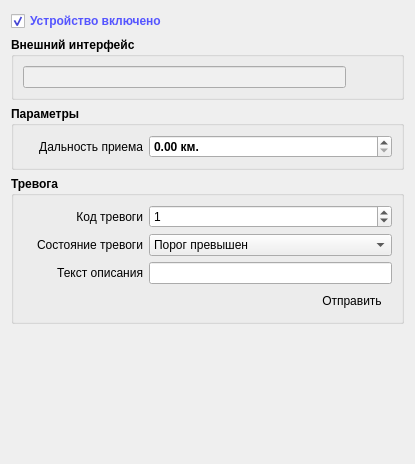
          <widget class="QWidget" name="page">
           <property name="geometry">
            <rect>
             <x>0</x>
             <y>0</y>
             <width>415</width>
             <height>464</height>
            </rect>
           </property>
           <attribute name="label">
            <string>Параметры устройства</string>
           </attribute>
           <layout class="QVBoxLayout" name="verticalLayout_19">
            <item>
             <widget class="QCheckBox" name="checkAISEnabled">
              <property name="minimumSize">
               <size>
                <width>0</width>
                <height>20</height>
               </size>
              </property>
              <property name="font">
               <font>
                <weight>75</weight>
                <bold>true</bold>
               </font>
              </property>
              <property name="styleSheet">
               <string notr="true">color: rgb(85, 85, 255);</string>
              </property>
              <property name="text">
               <string>Устройство включено</string>
              </property>
              <property name="checked">
               <bool>true</bool>
              </property>
             </widget>
            </item>
            <item>
             <widget class="QGroupBox" name="gbInterfaceAIS">
              <property name="font">
               <font>
                <weight>75</weight>
                <bold>true</bold>
               </font>
              </property>
              <property name="title">
               <string>Внешний интерфейс</string>
              </property>
              <layout class="QHBoxLayout" name="horizontalLayout_11">
               <item>
                <widget class="QLineEdit" name="editAISSerialInterface">
                 <property name="font">
                  <font>
                   <weight>50</weight>
                   <bold>false</bold>
                  </font>
                 </property>
                 <property name="styleSheet">
                  <string notr="true">background-color: rgb(240, 240, 240);
color: rgb(0, 0, 127);</string>
                 </property>
                 <property name="readOnly">
                  <bool>true</bool>
                 </property>
                </widget>
               </item>
               <item>
                <widget class="QPushButton" name="bnAISEditSerialParams">
                 <property name="sizePolicy">
                  <sizepolicy hsizetype="Fixed" vsizetype="Fixed">
                   <horstretch>0</horstretch>
                   <verstretch>0</verstretch>
                  </sizepolicy>
                 </property>
                 <property name="text">
                  <string/>
                 </property>
                 <property name="icon">
                  <iconset resource="res.qrc">
                   <normaloff>:/buttons/Icons/Gears.ico</normaloff>:/buttons/Icons/Gears.ico</iconset>
                 </property>
                 <property name="flat">
                  <bool>true</bool>
                 </property>
                </widget>
               </item>
              </layout>
             </widget>
            </item>
            <item>
             <widget class="QGroupBox" name="gbInterfaceAIS_2">
              <property name="font">
               <font>
                <weight>75</weight>
                <bold>true</bold>
               </font>
              </property>
              <property name="title">
               <string>Параметры</string>
              </property>
              <layout class="QVBoxLayout" name="verticalLayout_3">
               <item>
                <layout class="QHBoxLayout" name="horizontalLayout_4">
                 <item>
                  <widget class="QLabel" name="label_7">
                   <property name="minimumSize">
                    <size>
                     <width>120</width>
                     <height>0</height>
                    </size>
                   </property>
                   <property name="maximumSize">
                    <size>
                     <width>60</width>
                     <height>16777215</height>
                    </size>
                   </property>
                   <property name="font">
                    <font>
                     <weight>50</weight>
                     <bold>false</bold>
                    </font>
                   </property>
                   <property name="text">
                    <string>Дальность приема</string>
                   </property>
                   <property name="alignment">
                    <set>Qt::AlignRight|Qt::AlignTrailing|Qt::AlignVCenter</set>
                   </property>
                  </widget>
                 </item>
                 <item>
                  <widget class="QDoubleSpinBox" name="dspinAISRadius">
                   <property name="suffix">
                    <string> км.</string>
                   </property>
                  </widget>
                 </item>
                </layout>
               </item>
              </layout>
             </widget>
            </item>
            <item>
             <widget class="QGroupBox" name="groupBox_3">
              <property name="font">
               <font>
                <weight>75</weight>
                <bold>true</bold>
               </font>
              </property>
              <property name="title">
               <string>Тревога</string>
              </property>
              <layout class="QVBoxLayout" name="verticalLayout_9">
               <item>
                <layout class="QHBoxLayout" name="horizontalLayout_22">
                 <item>
                  <widget class="QLabel" name="label_25">
                   <property name="minimumSize">
                    <size>
                     <width>120</width>
                     <height>0</height>
                    </size>
                   </property>
                   <property name="maximumSize">
                    <size>
                     <width>60</width>
                     <height>16777215</height>
                    </size>
                   </property>
                   <property name="font">
                    <font>
                     <weight>50</weight>
                     <bold>false</bold>
                    </font>
                   </property>
                   <property name="text">
                    <string>Код тревоги</string>
                   </property>
                   <property name="alignment">
                    <set>Qt::AlignRight|Qt::AlignTrailing|Qt::AlignVCenter</set>
                   </property>
                  </widget>
                 </item>
                 <item>
                  <widget class="QSpinBox" name="spinAISAlarmId">
                   <property name="sizePolicy">
                    <sizepolicy hsizetype="Preferred" vsizetype="Fixed">
                     <horstretch>0</horstretch>
                     <verstretch>0</verstretch>
                    </sizepolicy>
                   </property>
                   <property name="font">
                    <font>
                     <weight>50</weight>
                     <bold>false</bold>
                    </font>
                   </property>
                   <property name="suffix">
                    <string/>
                   </property>
                   <property name="maximum">
                    <number>10000</number>
                   </property>
                   <property name="value">
                    <number>1</number>
                   </property>
                  </widget>
                 </item>
                </layout>
               </item>
               <item>
                <layout class="QHBoxLayout" name="horizontalLayout_24">
                 <item>
                  <widget class="QLabel" name="label_26">
                   <property name="minimumSize">
                    <size>
                     <width>120</width>
                     <height>0</height>
                    </size>
                   </property>
                   <property name="maximumSize">
                    <size>
                     <width>60</width>
                     <height>16777215</height>
                    </size>
                   </property>
                   <property name="font">
                    <font>
                     <weight>50</weight>
                     <bold>false</bold>
                    </font>
                   </property>
                   <property name="text">
                    <string>Состояние тревоги</string>
                   </property>
                   <property name="alignment">
                    <set>Qt::AlignRight|Qt::AlignTrailing|Qt::AlignVCenter</set>
                   </property>
                  </widget>
                 </item>
                 <item>
                  <widget class="QComboBox" name="cbAISAlarmState">
                   <property name="sizePolicy">
                    <sizepolicy hsizetype="Preferred" vsizetype="Fixed">
                     <horstretch>0</horstretch>
                     <verstretch>0</verstretch>
                    </sizepolicy>
                   </property>
                   <property name="font">
                    <font>
                     <weight>50</weight>
                     <bold>false</bold>
                    </font>
                   </property>
                   <item>
                    <property name="text">
                     <string>Порог превышен</string>
                    </property>
                   </item>
                   <item>
                    <property name="text">
                     <string>Порог не превышен</string>
                    </property>
                   </item>
                  </widget>
                 </item>
                </layout>
               </item>
               <item>
                <layout class="QHBoxLayout" name="horizontalLayout_28">
                 <item>
                  <widget class="QLabel" name="label_27">
                   <property name="minimumSize">
                    <size>
                     <width>120</width>
                     <height>0</height>
                    </size>
                   </property>
                   <property name="maximumSize">
                    <size>
                     <width>60</width>
                     <height>16777215</height>
                    </size>
                   </property>
                   <property name="font">
                    <font>
                     <weight>50</weight>
                     <bold>false</bold>
                    </font>
                   </property>
                   <property name="text">
                    <string>Текст описания</string>
                   </property>
                   <property name="alignment">
                    <set>Qt::AlignRight|Qt::AlignTrailing|Qt::AlignVCenter</set>
                   </property>
                  </widget>
                 </item>
                 <item>
                  <widget class="QLineEdit" name="editAISAlarmMessageText">
                   <property name="sizePolicy">
                    <sizepolicy hsizetype="Preferred" vsizetype="Fixed">
                     <horstretch>0</horstretch>
                     <verstretch>0</verstretch>
                    </sizepolicy>
                   </property>
                   <property name="font">
                    <font>
                     <weight>50</weight>
                     <bold>false</bold>
                    </font>
                   </property>
                   <property name="readOnly">
                    <bool>false</bool>
                   </property>
                  </widget>
                 </item>
                </layout>
               </item>
               <item>
                <layout class="QHBoxLayout" name="horizontalLayout_7">
                 <item>
                  <spacer name="horizontalSpacer">
                   <property name="orientation">
                    <enum>Qt::Horizontal</enum>
                   </property>
                   <property name="sizeHint" stdset="0">
                    <size>
                     <width>40</width>
                     <height>20</height>
                    </size>
                   </property>
                  </spacer>
                 </item>
                 <item>
                  <widget class="QPushButton" name="bnAISAlarmSend">
                   <property name="sizePolicy">
                    <sizepolicy hsizetype="Preferred" vsizetype="Fixed">
                     <horstretch>0</horstretch>
                     <verstretch>0</verstretch>
                    </sizepolicy>
                   </property>
                   <property name="font">
                    <font>
                     <weight>50</weight>
                     <bold>false</bold>
                    </font>
                   </property>
                   <property name="text">
                    <string>Отправить</string>
                   </property>
                   <property name="icon">
                    <iconset resource="res.qrc">
                     <normaloff>:/alarm/Icons/bell.png</normaloff>:/alarm/Icons/bell.png</iconset>
                   </property>
                   <property name="flat">
                    <bool>true</bool>
                   </property>
                  </widget>
                 </item>
                </layout>
               </item>
              </layout>
             </widget>
            </item>
            <item>
             <spacer name="verticalSpacer">
              <property name="orientation">
               <enum>Qt::Vertical</enum>
              </property>
              <property name="sizeHint" stdset="0">
               <size>
                <width>20</width>
                <height>173</height>
               </size>
              </property>
             </spacer>
            </item>
           </layout>
          </widget>
